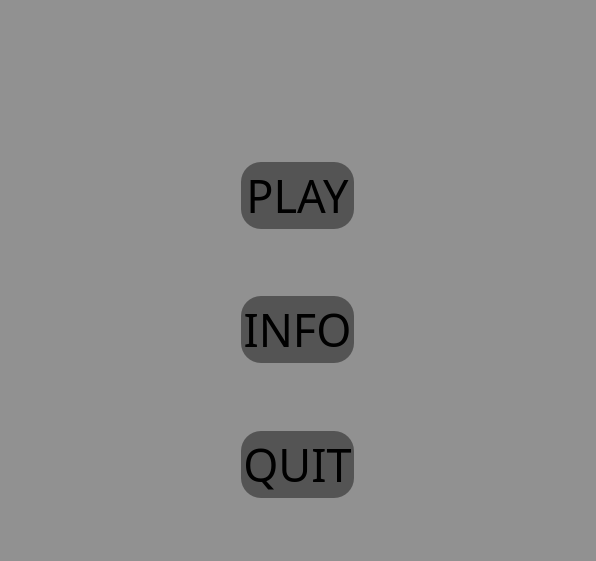
<?xml version="1.0" encoding="UTF-8"?>
<ui version="4.0">
 <class>MainWindow</class>
 <widget class="QMainWindow" name="MainWindow">
  <property name="geometry">
   <rect>
    <x>0</x>
    <y>0</y>
    <width>596</width>
    <height>561</height>
   </rect>
  </property>
  <property name="windowTitle">
   <string>Bomberman</string>
  </property>
  <property name="styleSheet">
   <string notr="true">background-color: #919191;</string>
  </property>
  <widget class="QWidget" name="centralwidget">
   <widget class="QWidget" name="layoutWidget">
    <property name="geometry">
     <rect>
      <x>0</x>
      <y>0</y>
      <width>594</width>
      <height>559</height>
     </rect>
    </property>
    <layout class="QHBoxLayout" name="horizontalLayout">
     <item>
      <spacer name="horizontalSpacer">
       <property name="orientation">
        <enum>Qt::Horizontal</enum>
       </property>
       <property name="sizeHint" stdset="0">
        <size>
         <width>40</width>
         <height>20</height>
        </size>
       </property>
      </spacer>
     </item>
     <item>
      <layout class="QVBoxLayout" name="verticalLayout">
       <item>
        <spacer name="verticalSpacer_5">
         <property name="orientation">
          <enum>Qt::Vertical</enum>
         </property>
         <property name="sizeHint" stdset="0">
          <size>
           <width>20</width>
           <height>40</height>
          </size>
         </property>
        </spacer>
       </item>
       <item>
        <widget class="QLabel" name="label">
         <property name="text">
          <string/>
         </property>
         <property name="pixmap">
          <pixmap>../images/gui/logo.png</pixmap>
         </property>
        </widget>
       </item>
       <item>
        <spacer name="verticalSpacer_3">
         <property name="orientation">
          <enum>Qt::Vertical</enum>
         </property>
         <property name="sizeType">
          <enum>QSizePolicy::Fixed</enum>
         </property>
         <property name="sizeHint" stdset="0">
          <size>
           <width>20</width>
           <height>80</height>
          </size>
         </property>
        </spacer>
       </item>
       <item>
        <widget class="QPushButton" name="play_pushbutton">
         <property name="font">
          <font>
           <family>Impact</family>
           <pointsize>34</pointsize>
          </font>
         </property>
         <property name="styleSheet">
          <string notr="true">QPushButton {
    border-radius: 20px;
    background-color: #545454;
    padding: 2px;
}

QPushButton:hover {
    background-color: #6c6c6c; 
}

QPushButton:pressed {
    background-color: #3c3c3c;
}</string>
         </property>
         <property name="text">
          <string>PLAY</string>
         </property>
        </widget>
       </item>
       <item>
        <spacer name="verticalSpacer_2">
         <property name="orientation">
          <enum>Qt::Vertical</enum>
         </property>
         <property name="sizeHint" stdset="0">
          <size>
           <width>20</width>
           <height>40</height>
          </size>
         </property>
        </spacer>
       </item>
       <item>
        <widget class="QPushButton" name="info_pushbutton">
         <property name="font">
          <font>
           <family>Impact</family>
           <pointsize>34</pointsize>
          </font>
         </property>
         <property name="styleSheet">
          <string notr="true">QPushButton {
    border-radius: 20px;
    background-color: #545454;
    padding: 2px;
}

QPushButton:hover {
    background-color: #6c6c6c; 
}

QPushButton:pressed {
    background-color: #3c3c3c;
}</string>
         </property>
         <property name="text">
          <string>INFO</string>
         </property>
        </widget>
       </item>
       <item>
        <spacer name="verticalSpacer_4">
         <property name="orientation">
          <enum>Qt::Vertical</enum>
         </property>
         <property name="sizeHint" stdset="0">
          <size>
           <width>20</width>
           <height>40</height>
          </size>
         </property>
        </spacer>
       </item>
       <item>
        <widget class="QPushButton" name="quit_pushbutton">
         <property name="font">
          <font>
           <family>Impact</family>
           <pointsize>34</pointsize>
          </font>
         </property>
         <property name="styleSheet">
          <string notr="true">QPushButton {
    border-radius: 20px;
    background-color: #545454;
    padding: 2px;
}

QPushButton:hover {
    background-color: #6c6c6c; 
}

QPushButton:pressed {
    background-color: #3c3c3c;
}</string>
         </property>
         <property name="text">
          <string>QUIT</string>
         </property>
        </widget>
       </item>
       <item>
        <spacer name="verticalSpacer">
         <property name="orientation">
          <enum>Qt::Vertical</enum>
         </property>
         <property name="sizeHint" stdset="0">
          <size>
           <width>20</width>
           <height>40</height>
          </size>
         </property>
        </spacer>
       </item>
      </layout>
     </item>
     <item>
      <spacer name="horizontalSpacer_2">
       <property name="orientation">
        <enum>Qt::Horizontal</enum>
       </property>
       <property name="sizeHint" stdset="0">
        <size>
         <width>40</width>
         <height>20</height>
        </size>
       </property>
      </spacer>
     </item>
    </layout>
   </widget>
  </widget>
  <widget class="QMenuBar" name="menubar">
   <property name="geometry">
    <rect>
     <x>0</x>
     <y>0</y>
     <width>596</width>
     <height>21</height>
    </rect>
   </property>
  </widget>
  <widget class="QStatusBar" name="statusbar"/>
 </widget>
 <resources/>
 <connections/>
</ui>
